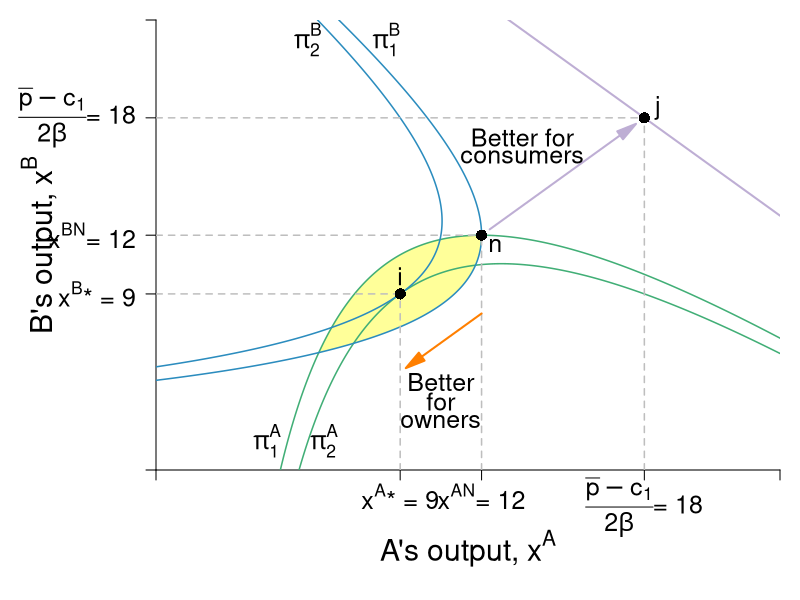

R code for this plot:
#Graph Designer: Simon Halliday & Madeleine Wettach '20
#Authors: Bowles, Foley and Halliday
#Title: Microeconomics: Competition, Conflict and Coordination

require(shape)
pdf(file = "competitionmarkets/cournot_brfs_profits_social.pdf", width = 9, height = 7)

#Set parameters for graphics
pointsize <- 1.8
axislabelsize <- 1.8
labelsize <- 1.5
namesize <- 1.8
annotatesize <- 1.5
graphlinewidth <- 2
segmentlinewidth <- 1.5

COL <- c("#7fc97f", "#beaed4", "#fdc086", "#ffff99", "#386cb0", "#f0027f", "#bf5b17", "#666666")
COLA <- c("#99d8c9","#66c2a4","#41ae76", "#238b45", "#005824")
COLB <- c("#4eb3d3", "#2b8cbe", "#0868ac","#084081")

par(mar =  c(6.5, 7.80, 1, 1))

socialW <- function(xa, s = 0.5, pmax = 20, c1 = 2, slope = 1) {
  (pmax - c1)/s - slope*xa
}

piA <- function(xa, xb, s = 0.5, pmax = 20, c1 = 2) {
  (pmax - s*xb)*xa - s*(xa)^2 - c1*xa
}

piB <- function(xa, xb, s = 0.5, pmax = 20, c1 = 2) {
  (pmax - s*xa)*xb - s*(xb)^2 - c1*xb
}

brfB <- function(xa, s = 0.5, pmax = 20, c1 = 2) {
  (pmax - c1)/(2*s) - (1/2)*xa
}

brfA <- function(xa, s = 0.5, pmax = 20, c1 = 2) {
  (pmax - c1)/s - 2*xa
}

xANE <- function(pbar, beta = 2, c1 = 1){
  (pbar - c1)/(3*beta)
}

isoA <- function(xa, s = 0.5, pmax = 20, c1 = 2, piA = 72){
  -(c1*xa - pmax*xa + s*xa^2 + piA)/(s*xa)
}

isoB1 <- function(xa, s = 0.5, pmax = 20, c1 = 2, piB = 72){
  (-sqrt((c1 - pmax + s*xa)^2 - 4*piB*s) - c1 + pmax -s*xa)/(2*s)
}

isoB2 <- function(xa, s = 0.5, pmax = 20, c1 = 2, piB = 72){
  (sqrt((c1 - pmax + s*xa)^2 - 4*piB*s) - c1 + pmax -s*xa)/(2*s)
}


#Input into Wolfram Alpha: solve for x y = 1/b - (0.5*x)/(a*b) - u/(a*b*x)

#solve for y 72 = (p - s*y)*x - s*(x)^2 - c1*x 
#solve for y 72 = (p - s*x)*y - s*(y)^2 - c1*y

xlims <- c(0, 23)
ylims <- c(0, 23)

npts <- 501 
x <- seq(xlims[1], xlims[2], length.out = npts)
y <- seq(ylims[1], ylims[2], length.out = npts) 
a <- c(72, 81)
b <- c(72, 81)

plot(0, 0, xlim = xlims, ylim = ylims, type = "n",
     xlab = expression(paste("")),
     ylab = expression(paste("")), 
     xaxt = "n", 
     yaxt = "n", 
     cex.lab = axislabelsize, 
     bty = "n",
     xaxs="i", 
     yaxs="i")

# ticksy <- seq(from = 0, to = ylims[2], by = 2)
# ylabels <- seq(from = 0, to = ylims[2], by = 2)
# ticksx <- seq(from = 0, to = xlims[2], by = 2)
# xlabels <- seq(from = 0, to = xlims[2], by = 2)
ticksy <- c(0, 9, 12, 18, 36, ylims[2])
ylabels <- c(NA, expression(paste(x^{B},"* = 9")), expression(paste(x^{BN}, "= 12")), expression(paste( frac(bar(p) - c[1],2*beta), "= 18" )), expression(paste( frac(bar(p) - c[1],beta) )), NA)
ticksx <- c(0, 9, 12, 18, 36, xlims[2])
xlabels <- c(NA, expression(paste(x^{A},"* = 9")), expression(paste(x^{AN}, "= 12")), expression(paste(frac(bar(p) - c[1],2*beta), "= 18")), expression(paste( frac(bar(p) - c[1],beta) )), NA)


axis(1, at = ticksx, pos = 0, labels = FALSE, cex.axis = labelsize)
text(x = c(0, 9, 12, 18, 36, xlims[2]), par("usr")[3] - 0.4, labels = xlabels, srt = 0, pos = 1, xpd = TRUE, cex = labelsize)
axis(2, at = ticksy, pos = 0, labels = ylabels, las = 1, cex.axis = labelsize)

npts <- 500 
xx1 <- seq(xlims[1], xlims[2], length.out = npts)

#Pareto-improving lens
xpoly1 <- seq(from = 5.95, to = 12, length.out = 500)
ypoly1 <- isoA(xpoly1)
ypoly2 <- isoB1(xpoly1)
polygon(x = c(xpoly1, rev(xpoly1)), y = c(ypoly1, rev(ypoly2)), col=COL[4], density=NULL, border = NA)


#lines(xx1, brfA(xx1, s = 0.5, pmax = 20, c1 = 2), col = COLA[4], lwd = graphlinewidth)
#lines(xx1, brfB(xx1, s = 0.5, pmax = 20, c1 = 2), col = COLB[4], lwd = graphlinewidth)
lines(xx1, socialW(xx1, s = 0.5, pmax = 20, c1 = 2), col = COL[2], lwd = graphlinewidth)


contour(y, x, 
        outer(x, y, piA),
        #labels = c("v1", "v2", "v3"),
        drawlabels = FALSE,
        col = COLA[3],
        #xlab = expression(paste("A's Apples, ", x)),
        #ylab = expression(paste("A's Oranges, ", y)),
        #cex.lab = axislabelsize,
        lwd = segmentlinewidth,
        levels = a, 
        xaxs="i", 
        yaxs="i", 
        add = TRUE) 

text(0.5*(xlims[2]), -4, expression(paste("A's output, ", x^A)), xpd = TRUE, cex = axislabelsize) 
text(-4.3, 0.5*ylims[2], expression(paste("B's output, ", x^B)), xpd = TRUE, cex = axislabelsize, srt = 90) 

#Add arrows:
#arrows(-0.8, 10, -0.8, 14, xpd = TRUE, length=0.1,angle=40,lwd=3)
#arrows(6.2, -1.7, 9, -1.7, xpd = TRUE, length=0.1,angle=40,lwd=3)


contour(x, y, 
        outer(x, y, piB),
        #labels = c("v1", "v2", "v3"),
        drawlabels = FALSE,
        col = COLB[2],
        #xlab = expression(paste("")),
        #ylab = expression(paste("")),
        lwd = segmentlinewidth,
        levels = b, 
        add = TRUE
        #xaxs="i", 
        #yaxs="i"
) 


#segments(4.11765, 6.17647, 5.88, 8.88, lty = 1, col = COL[2] , lwd = graphlinewidth)
# text(7.3, 3, expression("Pareto Efficient"))
# text(7.3, 2.4, expression("Curve"))
# Arrows(7.3, 3.5, 7.3, 6.1, col = "black", lty = 1, lwd = 2, arr.type = "triangle", arr.lwd = 0.5)

#Label the iso-welfare functions for the HG, Aisha
text(4.1, 1.5, expression(pi[1]^A), cex = labelsize)
text(6.2, 1.5, expression(pi[2]^A), cex = labelsize)
#text(6, 1.5, expression(pi[3]^A))
#text(7, 1.5, expression(pi[Opp]^A))
#text(6.6, 8.3, expression(u[4]^A))

#Label the indifference curves for the HG, Betty
#text(11.8, 18, expression(pi[Vic]^B))
text(8.5, 22, expression(pi[1]^B), cex = labelsize)
text(5.6, 22, expression(pi[2]^B), cex = labelsize)
#text(8.4, 18, expression(pi[3]^B))
#text(3.4, 6.9, expression(v[4]^B))

#Label Nash Equilibrium 
segments(0, 12, 12, 12, lty = 2, col = "gray" , lwd = segmentlinewidth)
segments(12, 0, 12, 12, lty = 2, col = "gray" , lwd = segmentlinewidth)
points(12, 12, pch = 16, col = "black", cex = 1.5)
#text(14, 12.4, expression(paste("Nash Equilibrium")))
text(12.5, 11.5, expression(paste(n)), cex = labelsize)

#Checking points
#points(5.95, 5.95, pch = 16, col = "black", cex = 1.5)
#segments(8, 10, 10, 8, lty = 1, col = COL[2] , lwd = graphlinewidth)

# 
text(9, 9.9, expression(paste(i)), cex = labelsize)
segments(0, 9, 9, 9, lty = 2, col = "gray" , lwd = segmentlinewidth)
segments(9, 0, 9, 9, lty = 2, col = "gray" , lwd = segmentlinewidth)
# segments(13.5, 0, 13.5, 9, lty = 2, col = "gray" , lwd = segmentlinewidth)
points(9, 9, pch = 16, col = "black", cex = 1.5)
# points(13.5, 9, pch = 16, col = "black", cex = 1.5)
# text(13.45, 9.6, expression(paste("d")))


# points(10, 8, pch = 16, col = "black", cex = 1.5)
# text(10, 8.6, expression(paste("f")))
# points(8, 10, pch = 16, col = "black", cex = 1.5)
# text(8, 10.6, expression(paste("g")))


# #Annotate Pareto Efficient Curve and relevant points

# points(6, 8, pch = 16, col = "black", cex = 1.5)
# text(6, 8.5, expression(paste("g")))
# 
# points(8, 6, pch = 16, col = "black", cex = 1.5)
# text(7, 7.5, expression(paste("i")))
# 
# points(7, 7, pch = 16, col = "black", cex = 1.5)
# text(8, 6.5, expression(paste("f")))

segments(0, 18, 18, 18, lty = 2, col = "gray" , lwd = segmentlinewidth)
segments(18, 0, 18, 18, lty = 2, col = "gray" , lwd = segmentlinewidth)
points(18, 18, pch = 16, col = "black", cex = 1.5)
text(18.5, 18.5, expression(paste(j)), cex = labelsize)

#A's brf
#text(2, 14, expression(paste("B's best response")))
#text(2, 13.5, expression(paste("function")))
#Arrows(2, 14.3, 2, 16.5, col = "black", lty = 1, lwd = 2, arr.type = "triangle", arr.lwd = 0.5)

#A's brf
#text(16.5, 7, expression(paste("A's best response")))
#text(16.5, 6.5, expression(paste("function")))
#Arrows(16.5, 6, 16.5, 3.75, col = "black", lty = 1, lwd = 2, arr.type = "triangle", arr.lwd = 0.5)

#Arrow for owners and consumers
Arrows(12.3, 12.3, 17.4, 17.4, lty = 1, lwd = 2, arr.type = "triangle",  col = COL[2])
text(13.5, 17, expression(paste("Better for")), cex = labelsize)
text(13.5, 16, expression(paste("consumers")), cex = labelsize)

Arrows(12, 8, 9.5, 5.5, lty = 1, lwd = 2, arr.type = "triangle",  col = "#ff7f00")
text(10.5, 4.5, expression(paste("Better")), cex = labelsize)
text(10.5, 3.5, expression(paste("for")), cex = labelsize)
text(10.5, 2.5, expression(paste("owners")), cex = labelsize)

#f0027f
#e41a1c
dev.off()
